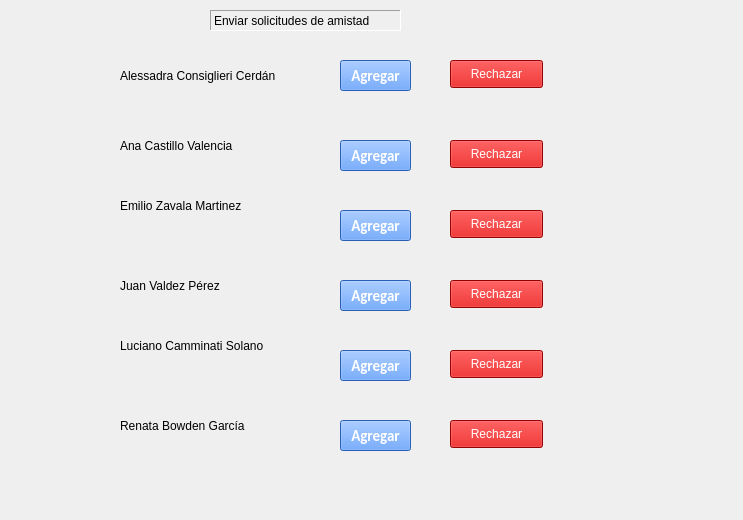
<?xml version="1.0" encoding="UTF-8"?>
<ui version="4.0">
 <class>Form</class>
 <widget class="QWidget" name="Form">
  <property name="geometry">
   <rect>
    <x>0</x>
    <y>0</y>
    <width>743</width>
    <height>520</height>
   </rect>
  </property>
  <property name="windowTitle">
   <string>Form</string>
  </property>
  <widget class="QLabel" name="label">
   <property name="geometry">
    <rect>
     <x>210</x>
     <y>10</y>
     <width>191</width>
     <height>21</height>
    </rect>
   </property>
   <property name="frameShape">
    <enum>QFrame::Panel</enum>
   </property>
   <property name="frameShadow">
    <enum>QFrame::Sunken</enum>
   </property>
   <property name="text">
    <string>Enviar solicitudes de amistad</string>
   </property>
   <property name="textFormat">
    <enum>Qt::AutoText</enum>
   </property>
  </widget>
  <widget class="QPushButton" name="NewUser">
   <property name="geometry">
    <rect>
     <x>340</x>
     <y>60</y>
     <width>71</width>
     <height>31</height>
    </rect>
   </property>
   <property name="font">
    <font>
     <family>Calibri</family>
     <pointsize>11</pointsize>
     <weight>75</weight>
     <bold>true</bold>
    </font>
   </property>
   <property name="contextMenuPolicy">
    <enum>Qt::DefaultContextMenu</enum>
   </property>
   <property name="styleSheet">
    <string notr="true">QPushButton{
	background-color: #3A86FF;
	color: #FFFFFF;
}</string>
   </property>
   <property name="text">
    <string>Agregar</string>
   </property>
  </widget>
  <widget class="QPushButton" name="NewUser_2">
   <property name="geometry">
    <rect>
     <x>340</x>
     <y>140</y>
     <width>71</width>
     <height>31</height>
    </rect>
   </property>
   <property name="font">
    <font>
     <family>Calibri</family>
     <pointsize>11</pointsize>
     <weight>75</weight>
     <bold>true</bold>
    </font>
   </property>
   <property name="contextMenuPolicy">
    <enum>Qt::DefaultContextMenu</enum>
   </property>
   <property name="styleSheet">
    <string notr="true">QPushButton{
	background-color: #3A86FF;
	color: #FFFFFF;
}</string>
   </property>
   <property name="text">
    <string>Agregar</string>
   </property>
  </widget>
  <widget class="QPushButton" name="NewUser_3">
   <property name="geometry">
    <rect>
     <x>340</x>
     <y>210</y>
     <width>71</width>
     <height>31</height>
    </rect>
   </property>
   <property name="font">
    <font>
     <family>Calibri</family>
     <pointsize>11</pointsize>
     <weight>75</weight>
     <bold>true</bold>
    </font>
   </property>
   <property name="contextMenuPolicy">
    <enum>Qt::DefaultContextMenu</enum>
   </property>
   <property name="styleSheet">
    <string notr="true">QPushButton{
	background-color: #3A86FF;
	color: #FFFFFF;
}</string>
   </property>
   <property name="text">
    <string>Agregar</string>
   </property>
  </widget>
  <widget class="QPushButton" name="NewUser_4">
   <property name="geometry">
    <rect>
     <x>340</x>
     <y>420</y>
     <width>71</width>
     <height>31</height>
    </rect>
   </property>
   <property name="font">
    <font>
     <family>Calibri</family>
     <pointsize>11</pointsize>
     <weight>75</weight>
     <bold>true</bold>
    </font>
   </property>
   <property name="contextMenuPolicy">
    <enum>Qt::DefaultContextMenu</enum>
   </property>
   <property name="styleSheet">
    <string notr="true">QPushButton{
	background-color: #3A86FF;
	color: #FFFFFF;
}</string>
   </property>
   <property name="text">
    <string>Agregar</string>
   </property>
  </widget>
  <widget class="QPushButton" name="NewUser_5">
   <property name="geometry">
    <rect>
     <x>340</x>
     <y>350</y>
     <width>71</width>
     <height>31</height>
    </rect>
   </property>
   <property name="font">
    <font>
     <family>Calibri</family>
     <pointsize>11</pointsize>
     <weight>75</weight>
     <bold>true</bold>
    </font>
   </property>
   <property name="contextMenuPolicy">
    <enum>Qt::DefaultContextMenu</enum>
   </property>
   <property name="styleSheet">
    <string notr="true">QPushButton{
	background-color: #3A86FF;
	color: #FFFFFF;
}</string>
   </property>
   <property name="text">
    <string>Agregar</string>
   </property>
  </widget>
  <widget class="QPushButton" name="NewUser_6">
   <property name="geometry">
    <rect>
     <x>340</x>
     <y>280</y>
     <width>71</width>
     <height>31</height>
    </rect>
   </property>
   <property name="font">
    <font>
     <family>Calibri</family>
     <pointsize>11</pointsize>
     <weight>75</weight>
     <bold>true</bold>
    </font>
   </property>
   <property name="contextMenuPolicy">
    <enum>Qt::DefaultContextMenu</enum>
   </property>
   <property name="styleSheet">
    <string notr="true">QPushButton{
	background-color: #3A86FF;
	color: #FFFFFF;
}</string>
   </property>
   <property name="text">
    <string>Agregar</string>
   </property>
  </widget>
  <widget class="QPushButton" name="pushButton">
   <property name="geometry">
    <rect>
     <x>450</x>
     <y>60</y>
     <width>93</width>
     <height>28</height>
    </rect>
   </property>
   <property name="styleSheet">
    <string notr="true">QPushButton{
	background-color: #D00000;
	color: #FFFFFF
}</string>
   </property>
   <property name="text">
    <string>Rechazar</string>
   </property>
  </widget>
  <widget class="QPushButton" name="pushButton_2">
   <property name="geometry">
    <rect>
     <x>450</x>
     <y>140</y>
     <width>93</width>
     <height>28</height>
    </rect>
   </property>
   <property name="styleSheet">
    <string notr="true">QPushButton{
	background-color: #D00000;
	color: #FFFFFF
}</string>
   </property>
   <property name="text">
    <string>Rechazar</string>
   </property>
  </widget>
  <widget class="QPushButton" name="pushButton_3">
   <property name="geometry">
    <rect>
     <x>450</x>
     <y>210</y>
     <width>93</width>
     <height>28</height>
    </rect>
   </property>
   <property name="styleSheet">
    <string notr="true">QPushButton{
	background-color: #D00000;
	color: #FFFFFF
}</string>
   </property>
   <property name="text">
    <string>Rechazar</string>
   </property>
  </widget>
  <widget class="QPushButton" name="pushButton_4">
   <property name="geometry">
    <rect>
     <x>450</x>
     <y>280</y>
     <width>93</width>
     <height>28</height>
    </rect>
   </property>
   <property name="styleSheet">
    <string notr="true">QPushButton{
	background-color: #D00000;
	color: #FFFFFF
}</string>
   </property>
   <property name="text">
    <string>Rechazar</string>
   </property>
  </widget>
  <widget class="QPushButton" name="pushButton_5">
   <property name="geometry">
    <rect>
     <x>450</x>
     <y>350</y>
     <width>93</width>
     <height>28</height>
    </rect>
   </property>
   <property name="styleSheet">
    <string notr="true">QPushButton{
	background-color: #D00000;
	color: #FFFFFF
}</string>
   </property>
   <property name="text">
    <string>Rechazar</string>
   </property>
  </widget>
  <widget class="QPushButton" name="pushButton_6">
   <property name="geometry">
    <rect>
     <x>450</x>
     <y>420</y>
     <width>93</width>
     <height>28</height>
    </rect>
   </property>
   <property name="styleSheet">
    <string notr="true">QPushButton{
	background-color: #D00000;
	color: #FFFFFF
}</string>
   </property>
   <property name="text">
    <string>Rechazar</string>
   </property>
  </widget>
  <widget class="QLabel" name="label_2">
   <property name="geometry">
    <rect>
     <x>30</x>
     <y>400</y>
     <width>71</width>
     <height>61</height>
    </rect>
   </property>
   <property name="text">
    <string/>
   </property>
   <property name="pixmap">
    <pixmap>C:/Users/User/OneDrive/Desktop/imagenes/Renata Bowden Fernández.jpg</pixmap>
   </property>
   <property name="scaledContents">
    <bool>true</bool>
   </property>
  </widget>
  <widget class="QLabel" name="label_3">
   <property name="geometry">
    <rect>
     <x>30</x>
     <y>330</y>
     <width>71</width>
     <height>71</height>
    </rect>
   </property>
   <property name="text">
    <string/>
   </property>
   <property name="pixmap">
    <pixmap>C:/Users/User/OneDrive/Desktop/imagenes/Luciano Camminati Solano.jpg</pixmap>
   </property>
   <property name="scaledContents">
    <bool>true</bool>
   </property>
  </widget>
  <widget class="QLabel" name="label_5">
   <property name="geometry">
    <rect>
     <x>40</x>
     <y>130</y>
     <width>55</width>
     <height>16</height>
    </rect>
   </property>
   <property name="text">
    <string/>
   </property>
  </widget>
  <widget class="QLabel" name="label_4">
   <property name="geometry">
    <rect>
     <x>30</x>
     <y>270</y>
     <width>71</width>
     <height>61</height>
    </rect>
   </property>
   <property name="text">
    <string/>
   </property>
   <property name="pixmap">
    <pixmap>C:/Users/User/OneDrive/Desktop/imagenes/Juan Valdez Perez.png</pixmap>
   </property>
   <property name="scaledContents">
    <bool>true</bool>
   </property>
  </widget>
  <widget class="QLabel" name="label_6">
   <property name="geometry">
    <rect>
     <x>30</x>
     <y>180</y>
     <width>71</width>
     <height>81</height>
    </rect>
   </property>
   <property name="text">
    <string/>
   </property>
   <property name="pixmap">
    <pixmap>C:/Users/User/OneDrive/Desktop/imagenes/Emilio Zavala Martinez.jpg</pixmap>
   </property>
   <property name="scaledContents">
    <bool>true</bool>
   </property>
  </widget>
  <widget class="QLabel" name="label_7">
   <property name="geometry">
    <rect>
     <x>30</x>
     <y>110</y>
     <width>71</width>
     <height>71</height>
    </rect>
   </property>
   <property name="text">
    <string/>
   </property>
   <property name="pixmap">
    <pixmap>C:/Users/User/OneDrive/Desktop/imagenes/Ana Castillo Valencia.jpg</pixmap>
   </property>
   <property name="scaledContents">
    <bool>true</bool>
   </property>
  </widget>
  <widget class="QLabel" name="label_8">
   <property name="geometry">
    <rect>
     <x>30</x>
     <y>40</y>
     <width>71</width>
     <height>71</height>
    </rect>
   </property>
   <property name="text">
    <string/>
   </property>
   <property name="pixmap">
    <pixmap>C:/Users/User/OneDrive/Desktop/imagenes/Alessandra Consiglieri Cerdán.jpg</pixmap>
   </property>
   <property name="scaledContents">
    <bool>true</bool>
   </property>
  </widget>
  <widget class="QLabel" name="label_9">
   <property name="geometry">
    <rect>
     <x>120</x>
     <y>60</y>
     <width>171</width>
     <height>31</height>
    </rect>
   </property>
   <property name="text">
    <string>Alessadra Consiglieri Cerdán</string>
   </property>
  </widget>
  <widget class="QLabel" name="label_10">
   <property name="geometry">
    <rect>
     <x>120</x>
     <y>130</y>
     <width>171</width>
     <height>31</height>
    </rect>
   </property>
   <property name="text">
    <string>Ana Castillo Valencia</string>
   </property>
  </widget>
  <widget class="QLabel" name="label_11">
   <property name="geometry">
    <rect>
     <x>120</x>
     <y>190</y>
     <width>171</width>
     <height>31</height>
    </rect>
   </property>
   <property name="text">
    <string>Emilio Zavala Martinez</string>
   </property>
  </widget>
  <widget class="QLabel" name="label_12">
   <property name="geometry">
    <rect>
     <x>120</x>
     <y>270</y>
     <width>171</width>
     <height>31</height>
    </rect>
   </property>
   <property name="text">
    <string>Juan Valdez Pérez</string>
   </property>
  </widget>
  <widget class="QLabel" name="label_13">
   <property name="geometry">
    <rect>
     <x>120</x>
     <y>330</y>
     <width>171</width>
     <height>31</height>
    </rect>
   </property>
   <property name="text">
    <string>Luciano Camminati Solano</string>
   </property>
  </widget>
  <widget class="QLabel" name="label_14">
   <property name="geometry">
    <rect>
     <x>120</x>
     <y>410</y>
     <width>171</width>
     <height>31</height>
    </rect>
   </property>
   <property name="text">
    <string>Renata Bowden García</string>
   </property>
  </widget>
 </widget>
 <resources/>
 <connections/>
</ui>
